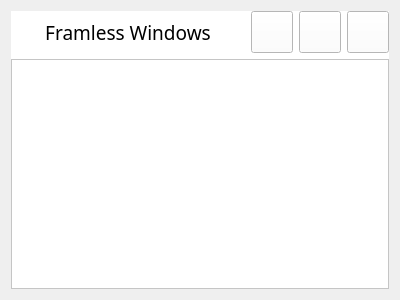
<?xml version="1.0" encoding="UTF-8"?>
<ui version="4.0">
 <class>vlMain</class>
 <widget class="QWidget" name="vlMain">
  <property name="geometry">
   <rect>
    <x>0</x>
    <y>0</y>
    <width>400</width>
    <height>300</height>
   </rect>
  </property>
  <property name="windowTitle">
   <string>Widget</string>
  </property>
  <layout class="QVBoxLayout" name="verticalLayout">
   <item>
    <widget class="QWidget" name="shadowWidget" native="true">
     <property name="styleSheet">
      <string notr="true">background-color: rgb(255, 255, 255);</string>
     </property>
     <layout class="QVBoxLayout" name="verticalLayout_2">
      <property name="leftMargin">
       <number>0</number>
      </property>
      <property name="topMargin">
       <number>0</number>
      </property>
      <property name="rightMargin">
       <number>0</number>
      </property>
      <property name="bottomMargin">
       <number>0</number>
      </property>
      <item>
       <layout class="QHBoxLayout" name="horizontalLayout">
        <item>
         <widget class="QLabel" name="label">
          <property name="sizePolicy">
           <sizepolicy hsizetype="Expanding" vsizetype="Preferred">
            <horstretch>0</horstretch>
            <verstretch>0</verstretch>
           </sizepolicy>
          </property>
          <property name="font">
           <font>
            <family>Microsoft YaHei</family>
            <pointsize>14</pointsize>
           </font>
          </property>
          <property name="text">
           <string>Framless Windows</string>
          </property>
          <property name="alignment">
           <set>Qt::AlignCenter</set>
          </property>
         </widget>
        </item>
        <item>
         <widget class="QPushButton" name="btnclose">
          <property name="minimumSize">
           <size>
            <width>42</width>
            <height>42</height>
           </size>
          </property>
          <property name="maximumSize">
           <size>
            <width>42</width>
            <height>42</height>
           </size>
          </property>
          <property name="text">
           <string/>
          </property>
         </widget>
        </item>
        <item>
         <widget class="QPushButton" name="btnMax">
          <property name="minimumSize">
           <size>
            <width>42</width>
            <height>42</height>
           </size>
          </property>
          <property name="maximumSize">
           <size>
            <width>42</width>
            <height>42</height>
           </size>
          </property>
          <property name="text">
           <string/>
          </property>
         </widget>
        </item>
        <item>
         <widget class="QPushButton" name="btnMin">
          <property name="minimumSize">
           <size>
            <width>42</width>
            <height>42</height>
           </size>
          </property>
          <property name="maximumSize">
           <size>
            <width>42</width>
            <height>42</height>
           </size>
          </property>
          <property name="text">
           <string/>
          </property>
         </widget>
        </item>
       </layout>
      </item>
      <item>
       <widget class="QFrame" name="frame">
        <property name="sizePolicy">
         <sizepolicy hsizetype="Preferred" vsizetype="Expanding">
          <horstretch>0</horstretch>
          <verstretch>0</verstretch>
         </sizepolicy>
        </property>
        <property name="frameShape">
         <enum>QFrame::StyledPanel</enum>
        </property>
        <property name="frameShadow">
         <enum>QFrame::Raised</enum>
        </property>
       </widget>
      </item>
     </layout>
    </widget>
   </item>
  </layout>
 </widget>
 <layoutdefault spacing="6" margin="11"/>
 <resources/>
 <connections/>
</ui>
